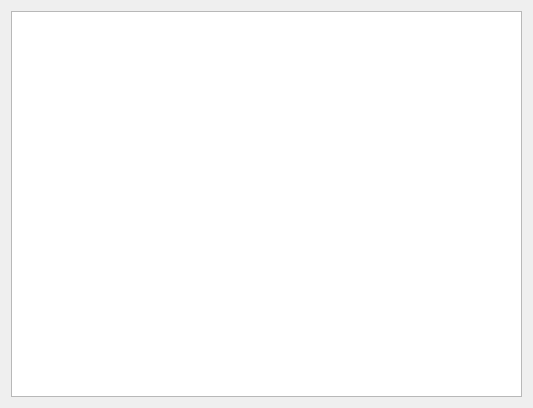
<?xml version="1.0" encoding="UTF-8"?>
<ui version="4.0">
 <class>Dialog</class>
 <widget class="QDialog" name="Dialog">
  <property name="geometry">
   <rect>
    <x>0</x>
    <y>0</y>
    <width>533</width>
    <height>408</height>
   </rect>
  </property>
  <property name="windowTitle">
   <string>Dialog</string>
  </property>
  <layout class="QVBoxLayout" name="verticalLayout">
   <item>
    <widget class="QGraphicsView" name="graphicsView"/>
   </item>
  </layout>
 </widget>
 <layoutdefault spacing="6" margin="11"/>
 <resources/>
 <connections/>
</ui>
